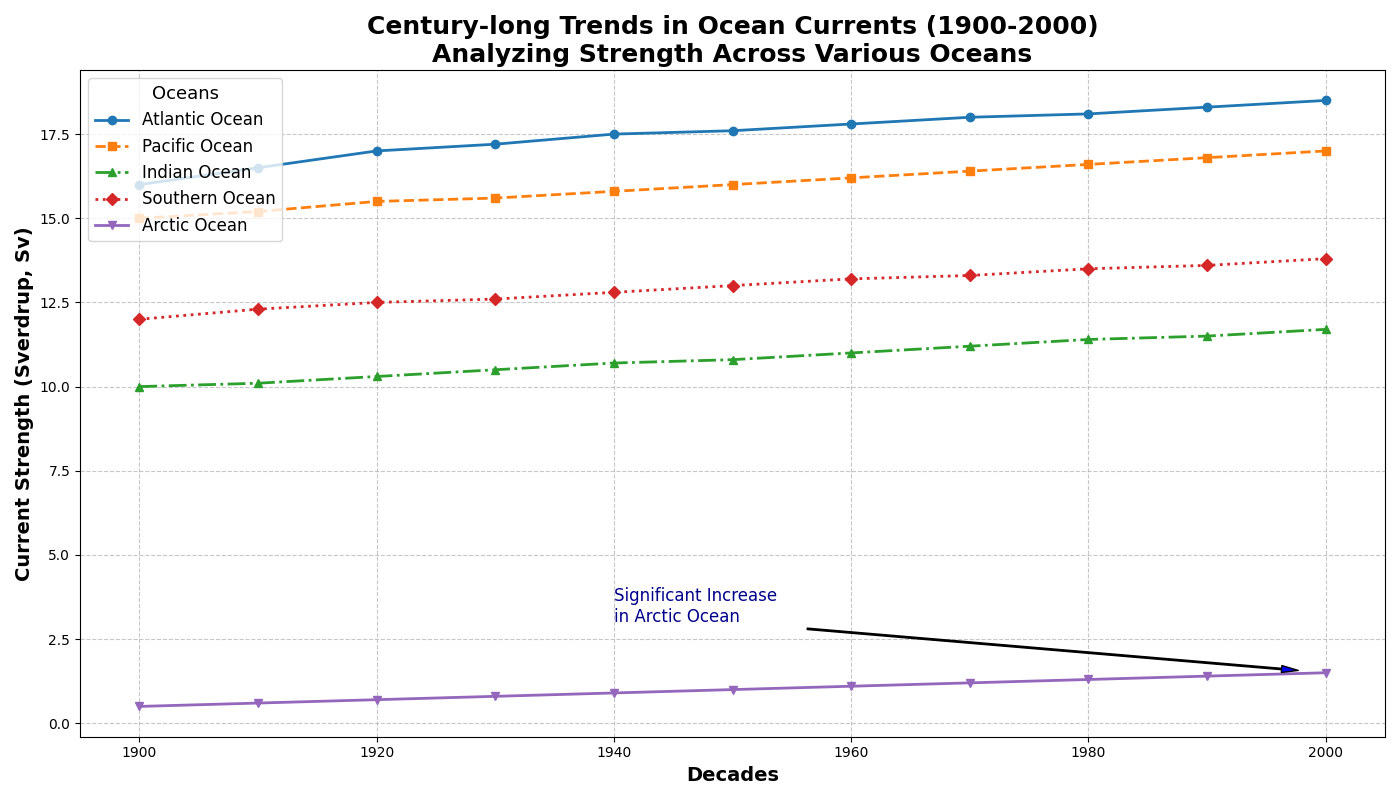

Write Python code to recreate this figure.
import matplotlib.pyplot as plt
import numpy as np

# Backstory: "Global Ocean Currents Over a Century"
# This chart examines the changes in ocean currents across different oceans over a century (1900-2000).

# Create artificial data representing the strength of ocean currents (in Sv, Sverdrup) across different oceans per decade
decades = np.arange(1900, 2001, 10)

# Data for ocean currents in Sverdrup (Sv is a unit of volume flow rate)
atlantic_data = [16, 16.5, 17, 17.2, 17.5, 17.6, 17.8, 18, 18.1, 18.3, 18.5]
pacific_data = [15, 15.2, 15.5, 15.6, 15.8, 16, 16.2, 16.4, 16.6, 16.8, 17]
indian_data = [10, 10.1, 10.3, 10.5, 10.7, 10.8, 11, 11.2, 11.4, 11.5, 11.7]
southern_data = [12, 12.3, 12.5, 12.6, 12.8, 13, 13.2, 13.3, 13.5, 13.6, 13.8]
arctic_data = [0.5, 0.6, 0.7, 0.8, 0.9, 1, 1.1, 1.2, 1.3, 1.4, 1.5]

# Create the figure and subplots
fig, ax1 = plt.subplots(figsize=(14, 8))

# Plot each ocean's current strength over time
ax1.plot(decades, atlantic_data, label='Atlantic Ocean', marker='o', linestyle='-', linewidth=2, color='#1f77b4')
ax1.plot(decades, pacific_data, label='Pacific Ocean', marker='s', linestyle='--', linewidth=2, color='#ff7f0e')
ax1.plot(decades, indian_data, label='Indian Ocean', marker='^', linestyle='-.', linewidth=2, color='#2ca02c')
ax1.plot(decades, southern_data, label='Southern Ocean', marker='D', linestyle=':', linewidth=2, color='#d62728')
ax1.plot(decades, arctic_data, label='Arctic Ocean', marker='v', linestyle='-', linewidth=2, color='#9467bd')

# Set the title and labels with detailed formatting options
ax1.set_title("Century-long Trends in Ocean Currents (1900-2000)\nAnalyzing Strength Across Various Oceans", fontsize=18, fontweight='bold')
ax1.set_xlabel('Decades', fontsize=14, fontweight='bold')
ax1.set_ylabel('Current Strength (Sverdrup, Sv)', fontsize=14, fontweight='bold')
ax1.legend(loc='upper left', title='Oceans', fontsize=12, title_fontsize='13')

# Enhance grid visibility for better readability
ax1.grid(True, linestyle='--', alpha=0.7)

# Annotate a specific data point of interest
ax1.annotate('Significant Increase\nin Arctic Ocean', xy=(2000, 1.5), xytext=(1940, 3),
             arrowprops=dict(facecolor='blue', shrink=0.05, width=1, headwidth=5),
             fontsize=12, color='darkblue')

# Ensure tight layout to avoid overlap of elements
plt.tight_layout()

# Display the plot
plt.show()
